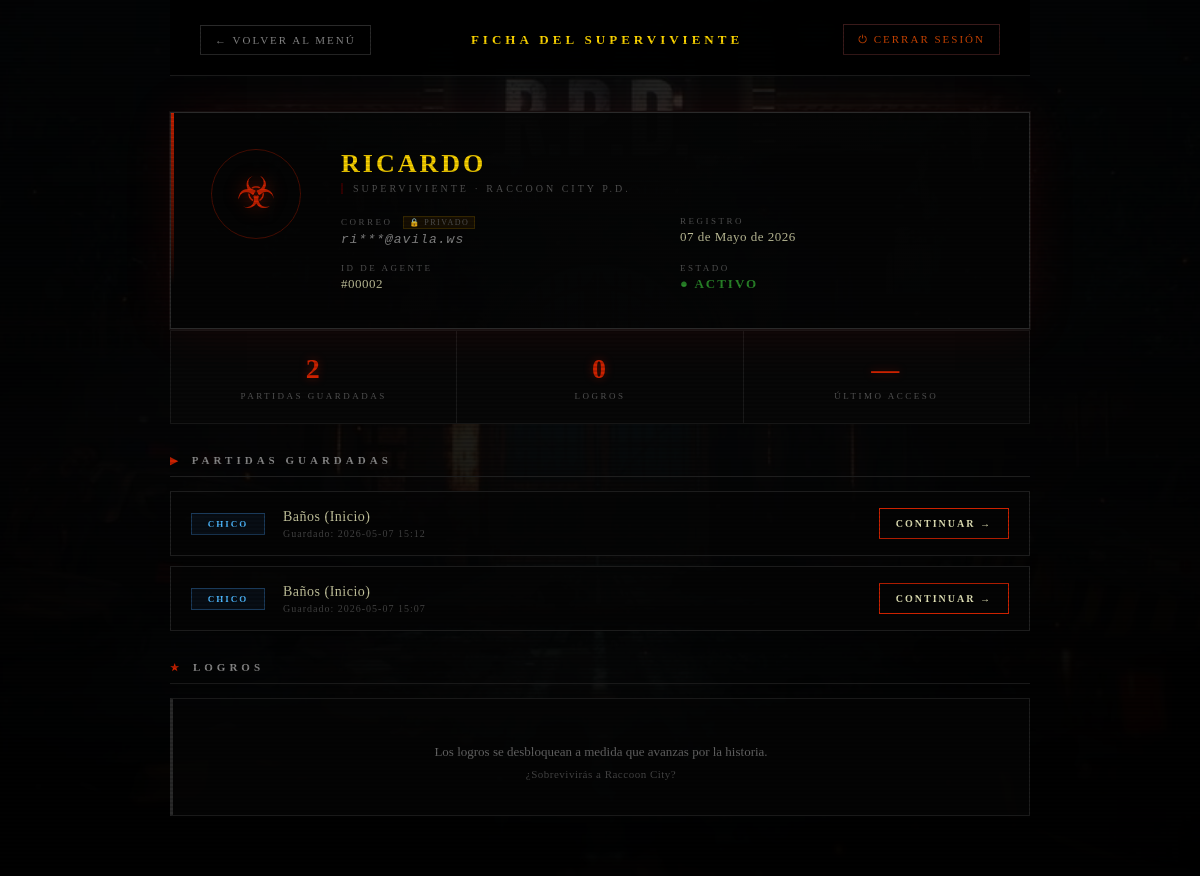
Page /pages/perfil.php (signed in) on the committed database.
### tables this page shows
CREATE TABLE usuarios (
    id_usuario INTEGER PRIMARY KEY AUTOINCREMENT,
    nombre TEXT UNIQUE NOT NULL,
    email TEXT UNIQUE NOT NULL,
    password TEXT NOT NULL,
    rol TEXT DEFAULT 'jugador',
    zombies_visibles INTEGER DEFAULT 1,
    fecha_registro DATETIME DEFAULT CURRENT_TIMESTAMP
);

CREATE TABLE partida (
    id_partida INTEGER PRIMARY KEY AUTOINCREMENT,
    id_usuario INTEGER NOT NULL,
    ruta TEXT NOT NULL, -- 'chico' o 'chica'
    sala_actual TEXT NOT NULL,
    slot_numero INTEGER DEFAULT 0, -- 0 para partida rápida/actual, 1-3 para slots fijos
    fecha_guardado DATETIME DEFAULT CURRENT_TIMESTAMP,
    FOREIGN KEY(id_usuario) REFERENCES usuarios(id_usuario)
);

CREATE TABLE catalogo_salas (
    id_sala TEXT PRIMARY KEY, 
    nombre_visual TEXT NOT NULL, 
    descripcion TEXT, 
    capitulo INTEGER DEFAULT 1,
    -- Conexiones (esto se puede manejar aquí o en una tabla aparte)
    norte TEXT, 
    sur TEXT,
    este TEXT,
    oeste TEXT,
    imagen_url TEXT DEFAULT NULL 
);

### pages/perfil.php (the view, shortened to what this page needs)
<?php
require_once __DIR__ . '/../includes/conexion.php';
$usuarioId = (int) $_SESSION['usuario_id'];
$usuarioNombre = htmlspecialchars($_SESSION['usuario_nombre'] ?? '');
$usuarioEmail = htmlspecialchars($_SESSION['usuario_email'] ?? '');
try {
    $stmt = $pdo->prepare("
        SELECT id_usuario, nombre, email, fecha_registro
        FROM   usuarios
        WHERE  id_usuario = :id
        LIMIT  1
    ");
    $stmt->execute([':id' => $usuarioId]);
    $usuario = $stmt->fetch();
} catch (PDOException $e) {
    $usuario = null;
}
$partidas = [];
try {
    $stmt = $pdo->prepare("
        SELECT p.id_partida, p.ruta, p.sala_actual, p.fecha_guardado,
               s.nombre_visual AS nombre_sala
        FROM   partida p
        LEFT JOIN catalogo_salas s ON s.id_sala = p.sala_actual
        WHERE  p.id_usuario = :id
        ORDER BY p.fecha_guardado DESC
    ");
    $stmt->execute([':id' => $usuarioId]);
    $partidas = $stmt->fetchAll();
} catch (PDOException $e) {
    $partidas = [];
}
$fechaRegistro = 'Desconocida';
if ($usuario && !empty($usuario['fecha_registro'])) {
    $dt = new DateTime($usuario['fecha_registro']);
    $meses = [
        'Enero',
        'Febrero',
        'Marzo',
        'Abril',
        'Mayo',
        'Junio',
        'Julio',
        'Agosto',
        'Septiembre',
        'Octubre',
        'Noviembre',
        'Diciembre'
    ];
    $fechaRegistro = $dt->format('d') . ' de ' . $meses[(int) $dt->format('n') - 1] . ' de ' . $dt->format('Y');
}
function enmascararEmail(string $email): string
{
    $partes = explode('@', $email, 2);
    $local = $partes[0];
    $dominio = $partes[1];
    $visibles = mb_strlen($local) <= 3 ? 1 : 2;
    $inicio = htmlspecialchars(mb_substr($local, 0, $visibles));
    return $inicio . '***@' . htmlspecialchars($dominio);
}
$emailMasked = enmascararEmail($usuario['email'] ?? $usuarioEmail);
?>
<!DOCTYPE html>
<html lang="es">
<head>
    <link rel="stylesheet" href="../styles/style.css">
    <link rel="stylesheet" href="../styles/auth.css">
    <link rel="stylesheet" href="../styles/perfil.css">
</head>
<body>
    <div class="perfil-wrapper">
        <header class="perfil-header">
            <a href="../index.php" class="perfil-volver" id="btn-volver-inicio">
                ← VOLVER AL MENÚ
            </a>
            <h1 class="perfil-titulo">FICHA DEL SUPERVIVIENTE</h1>
            <a href="../sessions/logout.php" class="perfil-logout" id="btn-cerrar-sesion">
                ⏻ CERRAR SESIÓN
            </a>
        </header>
        <section class="perfil-id-card" aria-label="Datos de identidad">
            <div class="perfil-avatar" aria-hidden="true">
                <span class="perfil-avatar-icono">☣</span>
                <div class="perfil-avatar-ring"></div>
            </div>
            <div class="perfil-datos">
                <div class="perfil-nombre"><?= $usuarioNombre ?></div>
                <div class="perfil-rango">SUPERVIVIENTE · RACCOON CITY P.D.</div>
                <div class="perfil-grid-info">
                    <div class="perfil-info-bloque">
                        <span class="perfil-info-label">CORREO
                            <span class="perfil-privado-tag" title="Tu correo real está protegido">🔒 PRIVADO</span>
                        </span>
                        <span class="perfil-info-valor perfil-email-masked"><?= $emailMasked ?></span>
                    </div>
                    <div class="perfil-info-bloque">
                        <span class="perfil-info-label">REGISTRO</span>
                        <span class="perfil-info-valor"><?= $fechaRegistro ?></span>
                    </div>
                    <div class="perfil-info-bloque">
                        <span class="perfil-info-label">ID DE AGENTE</span>
                        <span class="perfil-info-valor">#<?= str_pad($usuarioId, 5, '0', STR_PAD_LEFT) ?></span>
                    </div>
                    <div class="perfil-info-bloque">
                        <span class="perfil-info-label">ESTADO</span>
                        <span class="perfil-info-valor perfil-estado-activo">● ACTIVO</span>
                    </div>
                </div>
            </div>
        </section>
        <section class="perfil-stats" aria-label="Estadísticas">
            <div class="stat-bloque">
                <span class="stat-valor"><?= count($partidas) ?></span>
                <span class="stat-label">PARTIDAS GUARDADAS</span>
            </div>
            <div class="stat-bloque">
                <span class="stat-valor">0</span>
                <span class="stat-label">LOGROS</span>
            </div>
            <div class="stat-bloque">
                <span class="stat-valor">—</span>
                <span class="stat-label">ÚLTIMO ACCESO</span>
            </div>
        </section>
        <section class="perfil-seccion" aria-label="Partidas guardadas">
            <h2 class="perfil-seccion-titulo">
                <span class="icono-seccion">▶</span>
                PARTIDAS GUARDADAS
            </h2>
            <?php if (empty($partidas)): ?>
                <div class="perfil-vacio">
                    <span class="perfil-vacio-icono">⚠</span>
                    <p>No hay ninguna partida guardada.<br>
                        <span class="perfil-vacio-sub">Inicia una partida y guarda tu progreso en una máquina de
                            escribir.</span>
                    </p>
                    <a href="../index.php" class="perfil-btn-jugar" id="btn-ir-a-jugar">▶ JUGAR AHORA</a>
                </div>
            <?php else: ?>
                <div class="partidas-lista">
                    <?php foreach ($partidas as $partida): ?>
                        <div class="partida-card">
                            <div class="partida-ruta-badge partida-ruta-<?= htmlspecialchars($partida['ruta']) ?>">
                                <?= strtoupper(htmlspecialchars($partida['ruta'])) ?>
                            </div>
                            <div class="partida-info">
                                <div class="partida-sala">
                                    <?= htmlspecialchars($partida['nombre_sala'] ?? $partida['sala_actual']) ?>
                                </div>
                                <div class="partida-fecha">
                                    Guardado: <?= htmlspecialchars(substr($partida['fecha_guardado'], 0, 16)) ?>
                                </div>
                            </div>
                            <a href="../juego.php?partida=<?= (int) $partida['id_partida'] ?>" class="partida-btn-continuar"
                                id="btn-continuar-<?= (int) $partida['id_partida'] ?>">
                                CONTINUAR →
                            </a>
                        </div>
                    <?php endforeach; ?>
                </div>
            <?php endif; ?>
        </section>
        <section class="perfil-seccion" aria-label="Logros">
            <h2 class="perfil-seccion-titulo">
                <span class="icono-seccion">★</span>
                LOGROS
            </h2>
            <div class="perfil-vacio">
                <p>Los logros se desbloquean a medida que avanzas por la historia.<br>
                    <span class="perfil-vacio-sub">¿Sobrevivirás a Raccoon City?</span>
                </p>
            </div>
        </section>
    </div>
</body>
</html>

### styles/style.css (style rules this page uses)
body { margin: 0; padding: 0; height: 100vh; background-color: #000; background-image: linear-gradient(rgba(0, 0, 0, 0.6), rgba(0, 0, 0, 0.9)), url("../img/comisaria.png"); background-size: cover; background-position: center; color: #e2e2b6; font-family: "Times New Roman", serif; overflow: hidden; position: relative; }

### rows in the picture
usuarios: email "ri***@avila.ws", fecha_registro "07 de Mayo de 2026"
partida: ruta "CHICO", catalogo_salas.nombre_visual "Baños (Inicio)", fecha_guardado "2026-05-07 15:12"
partida: ruta "CHICO", catalogo_salas.nombre_visual "Baños (Inicio)", fecha_guardado "2026-05-07 15:07"

### other values in the picture
$usuarioNombre "RICARDO"
str_pad($usuarioId, 5, '0', STR_PAD_LEFT) "00002"
count($partidas) "2"
